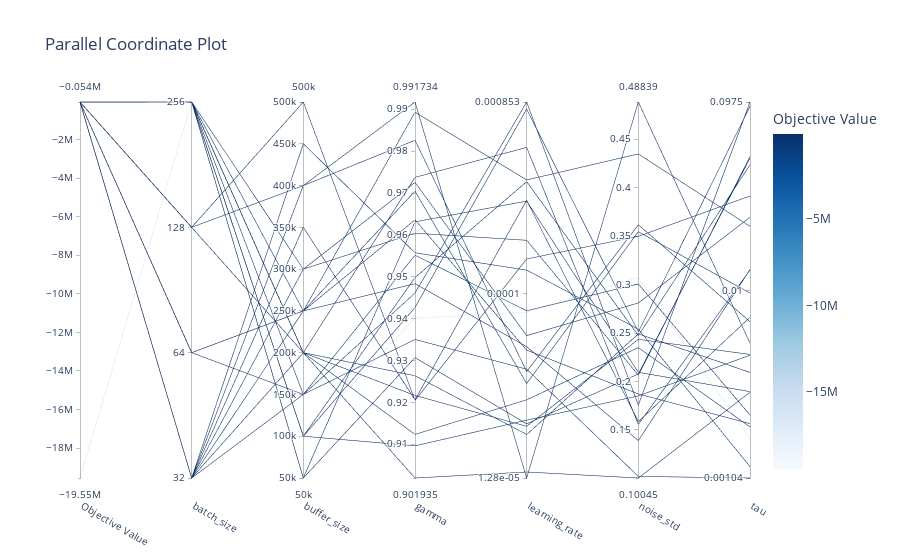

The notebook cell saved with this chart:
### Markdown cell above
**Parallel Coordinate Plot**

This plot helps visualize the relationships between hyperparameters and the objective value. It’s useful for spotting trends or correlations.

### Code cell
from optuna.visualization import plot_parallel_coordinate

fig = plot_parallel_coordinate(study)
fig.show()
